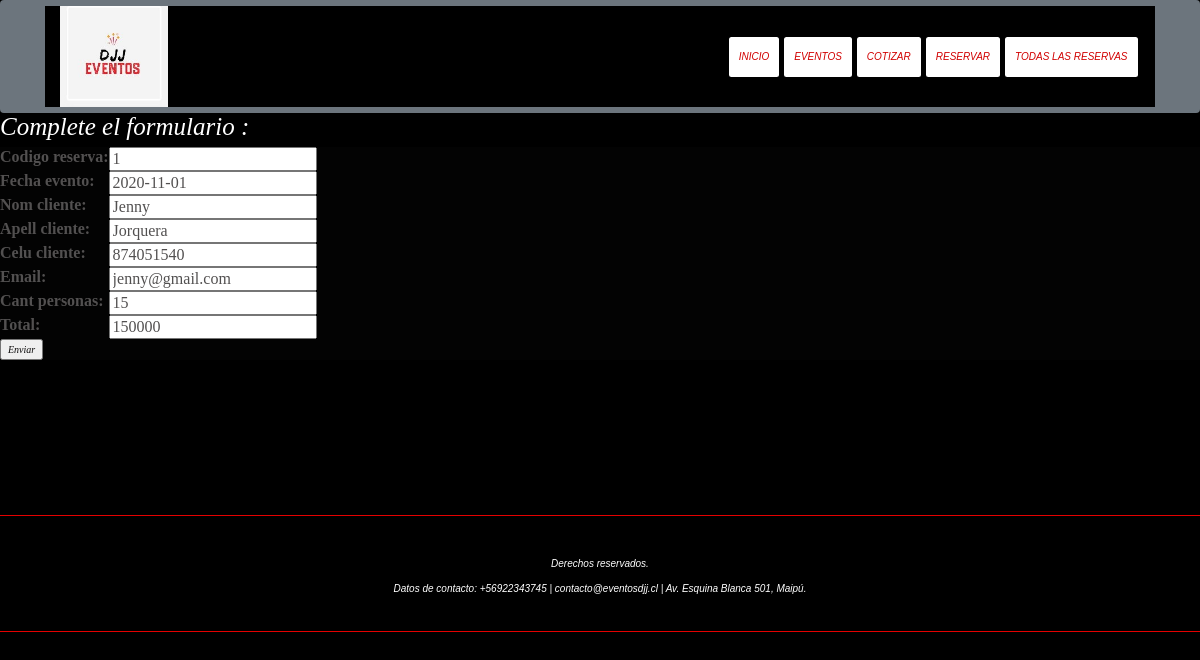
/eventos/reserva/1/update/, run on the app's committed database.
### eventos/models.py (models this page shows, shortened)
class reserva(models.Model):
	codigo_reserva = models.CharField(max_length=10)
	fecha_evento = models.DateField(null=True, blank=True)
	nom_cliente = models.CharField(max_length=200)
	apell_cliente = models.CharField(max_length=200)
	celu_cliente = models.CharField(max_length=10)
	email = models.CharField(max_length=200)
	cant_personas = models.IntegerField(default=0)
	total = models.IntegerField(default=0)

### eventos/views.py (the view)
# urls.py: path('reserva/<int:pk>/update/', views.reservaUpdate.as_view(), name='reserva_update'),
class reservaUpdate(UpdateView):
    model = reserva
    fields = ['codigo_reserva', 'fecha_evento', 'nom_cliente', 'apell_cliente',
                'celu_cliente', 'email', 'cant_personas', 'total']

### eventos/templates/eventos/reserva_form.html (shortened to what this page needs)
{% extends "base_generic.html" %}
{% block content %}
<!DOCTYPE html>
<html>
<head>
  {% load static %}
  <link href="css/bootstrap.min.css" type="text/css" rel="stylesheet">
  <link rel="stylesheet" href="https://maxcdn.bootstrapcdn.com/bootstrap/4.0.0/css/bootstrap.min.css">
  {% load static %}
  <body>
    <h1>Complete el formulario : </h1>
    <form action ="" method="post">
        <table>
            {{form.as_table}}
        </table>
        <input type="submit" value ="Enviar">
    </form>
  </body>
</html>
{% endblock %}

### eventos/templates/base_generic.html (style rules this page uses)
body { font-family: Arial; font-style: italic; background-color: black; color: white; }

### eventos/templates/eventos/reserva_form.html (style rules this page uses)
body { font-family: arial; font-style:italic; background-color: black; color: rgb(82, 80, 80); }
h1 { font-family: fantasy; color:white; }
form { background-color: rgb(3, 3, 3); font-family: fantasy; color:rgb(14, 13, 13); }

### data on the page
reserva: codigo_reserva "1", fecha_evento "2020-11-01", nom_cliente "Jenny", apell_cliente "Jorquera", celu_cliente "874051540", email "jenny@gmail.com", cant_personas "15", total "150000"
